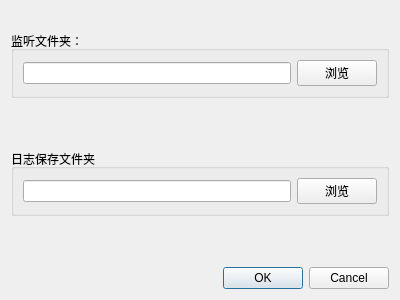
<?xml version="1.0" encoding="UTF-8"?>
<ui version="4.0">
 <class>Dialog</class>
 <widget class="QDialog" name="Dialog">
  <property name="geometry">
   <rect>
    <x>0</x>
    <y>0</y>
    <width>400</width>
    <height>300</height>
   </rect>
  </property>
  <property name="windowTitle">
   <string>Dialog</string>
  </property>
  <layout class="QVBoxLayout" name="verticalLayout">
   <item>
    <widget class="QLabel" name="label">
     <property name="text">
      <string/>
     </property>
    </widget>
   </item>
   <item>
    <widget class="QGroupBox" name="groupBox">
     <property name="title">
      <string>监听文件夹：</string>
     </property>
     <layout class="QHBoxLayout" name="horizontalLayout">
      <item>
       <widget class="QLineEdit" name="lineEdit"/>
      </item>
      <item>
       <widget class="QPushButton" name="pushButton">
        <property name="text">
         <string>浏览</string>
        </property>
       </widget>
      </item>
     </layout>
    </widget>
   </item>
   <item>
    <spacer name="verticalSpacer_2">
     <property name="orientation">
      <enum>Qt::Vertical</enum>
     </property>
     <property name="sizeHint" stdset="0">
      <size>
       <width>20</width>
       <height>40</height>
      </size>
     </property>
    </spacer>
   </item>
   <item>
    <widget class="QGroupBox" name="groupBox_2">
     <property name="title">
      <string>日志保存文件夹</string>
     </property>
     <layout class="QHBoxLayout" name="horizontalLayout_2">
      <item>
       <widget class="QLineEdit" name="lineEdit_2"/>
      </item>
      <item>
       <widget class="QPushButton" name="pushButton_2">
        <property name="text">
         <string>浏览</string>
        </property>
       </widget>
      </item>
     </layout>
    </widget>
   </item>
   <item>
    <spacer name="verticalSpacer">
     <property name="orientation">
      <enum>Qt::Vertical</enum>
     </property>
     <property name="sizeHint" stdset="0">
      <size>
       <width>20</width>
       <height>40</height>
      </size>
     </property>
    </spacer>
   </item>
   <item>
    <widget class="QDialogButtonBox" name="buttonBox">
     <property name="orientation">
      <enum>Qt::Horizontal</enum>
     </property>
     <property name="standardButtons">
      <set>QDialogButtonBox::Cancel|QDialogButtonBox::Ok</set>
     </property>
    </widget>
   </item>
  </layout>
 </widget>
 <resources/>
 <connections>
  <connection>
   <sender>buttonBox</sender>
   <signal>accepted()</signal>
   <receiver>Dialog</receiver>
   <slot>accept()</slot>
   <hints>
    <hint type="sourcelabel">
     <x>248</x>
     <y>254</y>
    </hint>
    <hint type="destinationlabel">
     <x>157</x>
     <y>274</y>
    </hint>
   </hints>
  </connection>
  <connection>
   <sender>buttonBox</sender>
   <signal>rejected()</signal>
   <receiver>Dialog</receiver>
   <slot>reject()</slot>
   <hints>
    <hint type="sourcelabel">
     <x>316</x>
     <y>260</y>
    </hint>
    <hint type="destinationlabel">
     <x>286</x>
     <y>274</y>
    </hint>
   </hints>
  </connection>
 </connections>
</ui>
